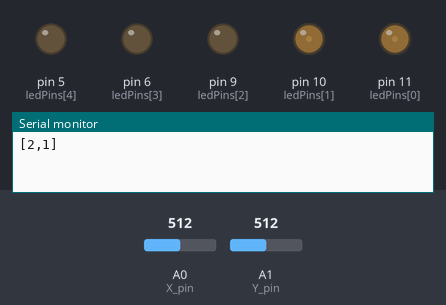
This sketch was run on a simulated Arduino Uno, built with avr-gcc and run on an emulated ATmega328P. Shown: output pins drawn as LEDs (lit = HIGH), the last lines printed to the serial monitor. The inputs (shaded band) are chosen by the test bench; at power-on: A0 (X_pin) = 512, A1 (Y_pin) = 512.

Above: at 1.2 s.
1.3 s: A0 (X_pin) set to 1023
At 2.7 s:
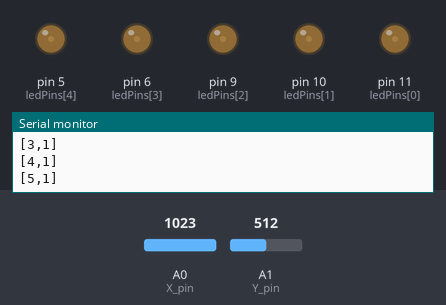
3.1 s: A1 (Y_pin) set to 1012
4.6 s: A1 (Y_pin) set to 1023
At 6.3 s:
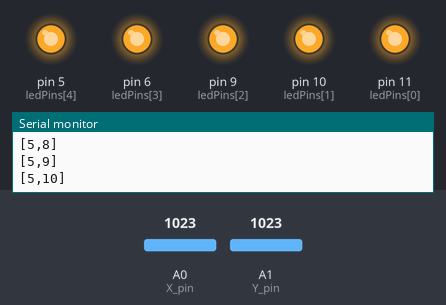
7.6 s: A0 (X_pin) set to 0
At 7.74 s:
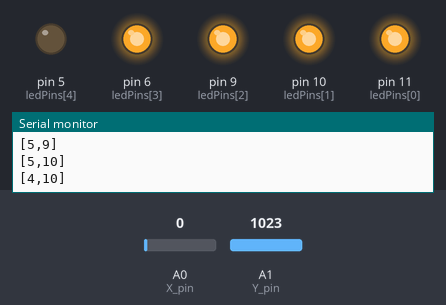
Timing chart, 0 to 10.6 s (numbered marks = the images above; inputs shaded):
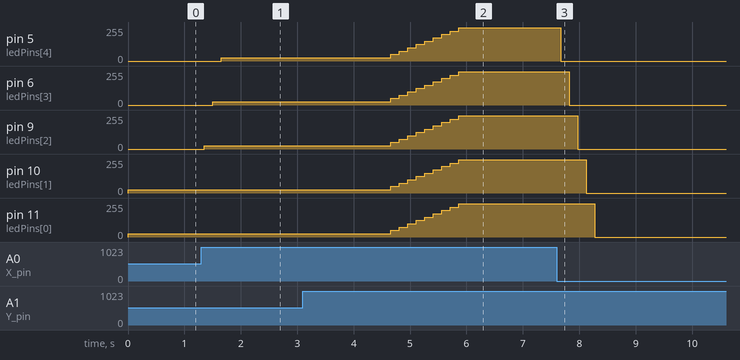

Measured:
- the behaviour switches between 1022 and 1023 on A1 (Y_pin) (found by bisection; images 1 and 2)
- after the input at 1.3 s, pin 5 (ledPins[4]): 0/255 → 25/255 after 0.35 s; pin 6 (ledPins[3]): 0/255 → 25/255 after 0.20 s; pin 9 (ledPins[2]): 0/255 → 25/255 after 0.05 s
- after the input at 3.1 s, every drawn part: stays the same
- after the input at 4.6 s, pin 5 (ledPins[4]), pin 6 (ledPins[3]), pin 9 (ledPins[2]), pin 10 (ledPins[1]), pin 11 (ledPins[0]): moves from 25/255 to 250/255 over 1.2 s, starting after 0.06 s
- after the input at 7.6 s, pin 5 (ledPins[4]): 250/255 → 0/255 after 0.07 s; pin 6 (ledPins[3]): 250/255 → 0/255 after 0.22 s; pin 9 (ledPins[2]): 250/255 → 0/255 after 0.37 s; pin 10 (ledPins[1]): 250/255 → 0/255 after 0.52 s; pin 11 (ledPins[0]): 250/255 → 0/255 after 0.67 s

The sketch:

webtalksback.ino
```cpp
// Arduino pin numbers
const int X_pin = 0; // analog pin connected to X output
const int Y_pin = 1; // analog pin connected to Y output
const int ledPins[5] = {11,10,9,6,5}; // LED pins
int LEDSTATE = 2; // LED lights on
int LEDBRIGHTNESS = 25; // LED brightness

void setup() {
  for (int i = 0; i < 5; i++) { // Setup outputs
      pinMode(ledPins[i], OUTPUT);
  }

  // Printing current status
  Serial.begin(9600);
  Serial.print('[');
  Serial.print(LEDSTATE);
  Serial.print(',');
  Serial.print(LEDBRIGHTNESS / 25);
  Serial.print("]");
  Serial.print("\r\n");
}

// Updating the brightness
void updateBrightness() {
  for (int i = 0; i < LEDSTATE; i++) {
    analogWrite(ledPins[i], LEDBRIGHTNESS);
  }
}

// updating the led state
void updateLedState() {
  for (int i = 0; i < LEDSTATE; i++) {
    analogWrite(ledPins[i], LEDBRIGHTNESS);
  }
  for(int i = LEDSTATE; i < 5; i++) {
    analogWrite(ledPins[i], 0);
  }
}

void loop() {

  int turnOff = Serial.read(); // reading in input from websocket
  if (turnOff == 1) { // if response is 1 turn off led's
    LEDBRIGHTNESS = 0;
  }
  int y = analogRead(Y_pin);  // read in joystick y value
  int x = analogRead(X_pin);  // read in joystick X value
  int pastState[2] = {LEDSTATE, LEDBRIGHTNESS}; // Record past state
  switch (y) { // if joystick was flicked up then make brighter flick down vise versa
    case 0 :
      if (LEDBRIGHTNESS > 0) {
        LEDBRIGHTNESS = LEDBRIGHTNESS - 25;
      }
      break;
    case 1023:
      if (LEDBRIGHTNESS < 250) {
        LEDBRIGHTNESS = LEDBRIGHTNESS + 25;
      }
      break;
  }

  switch (x) { // if joystick was flicked right then make more leds on flick left vise versa
    case 0:
      if (LEDSTATE > 0) {
        LEDSTATE = LEDSTATE - 1;
      }
      break;
    case 1023:
      if (LEDSTATE < 5) {
        LEDSTATE = LEDSTATE + 1;
      }
      break;
  }

  // update led states
  updateLedState();
  updateBrightness();

  // Send to websocket the state of the system
  if (LEDSTATE != pastState[0] || LEDBRIGHTNESS != pastState[1]) {
    Serial.print('[');
    Serial.print(LEDSTATE);
    Serial.print(',');
    Serial.print(LEDBRIGHTNESS / 25);
    Serial.print("]");
    Serial.print("\r\n");
  }

  delay(150);
}
```
